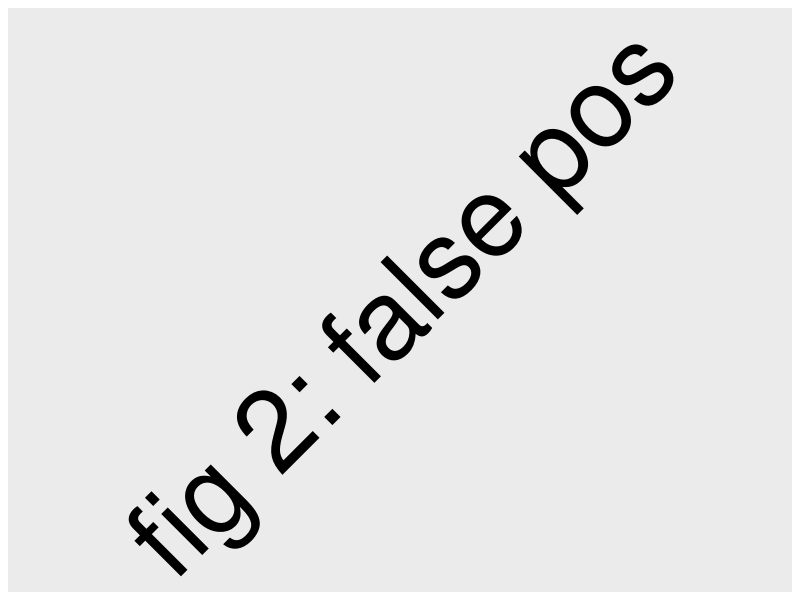

This chart was generated by the following R code: (Note: this script raises an error after producing the figure.)
library(cowplot)
library(dplyr)
library(ggplot2)
p <- ggplot() +
    draw_label("fig 2: false pos", size = 80, angle = 45)

ggsave(filename = snakemake@output[['tiff']], 
       plot = p,
       device = 'tiff')